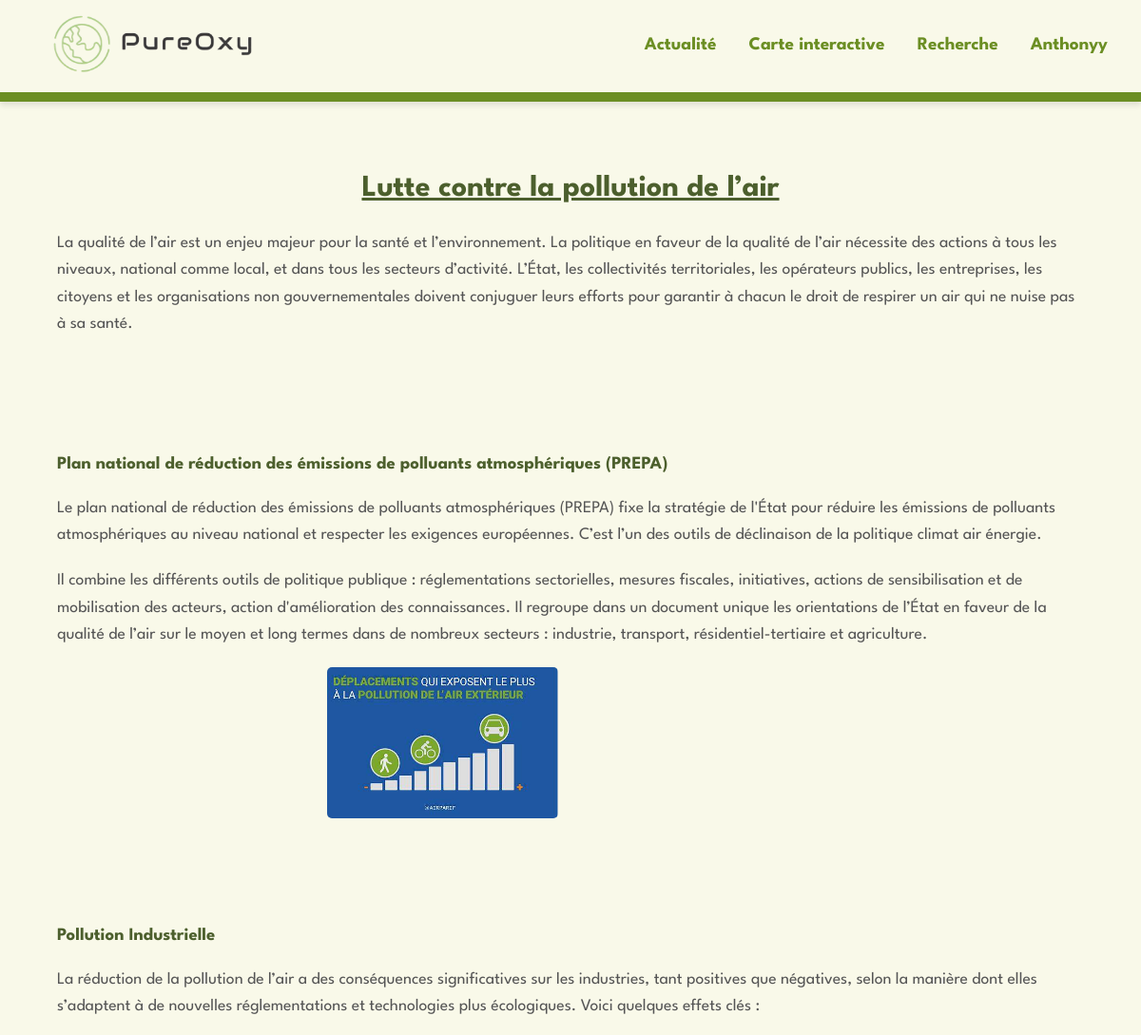
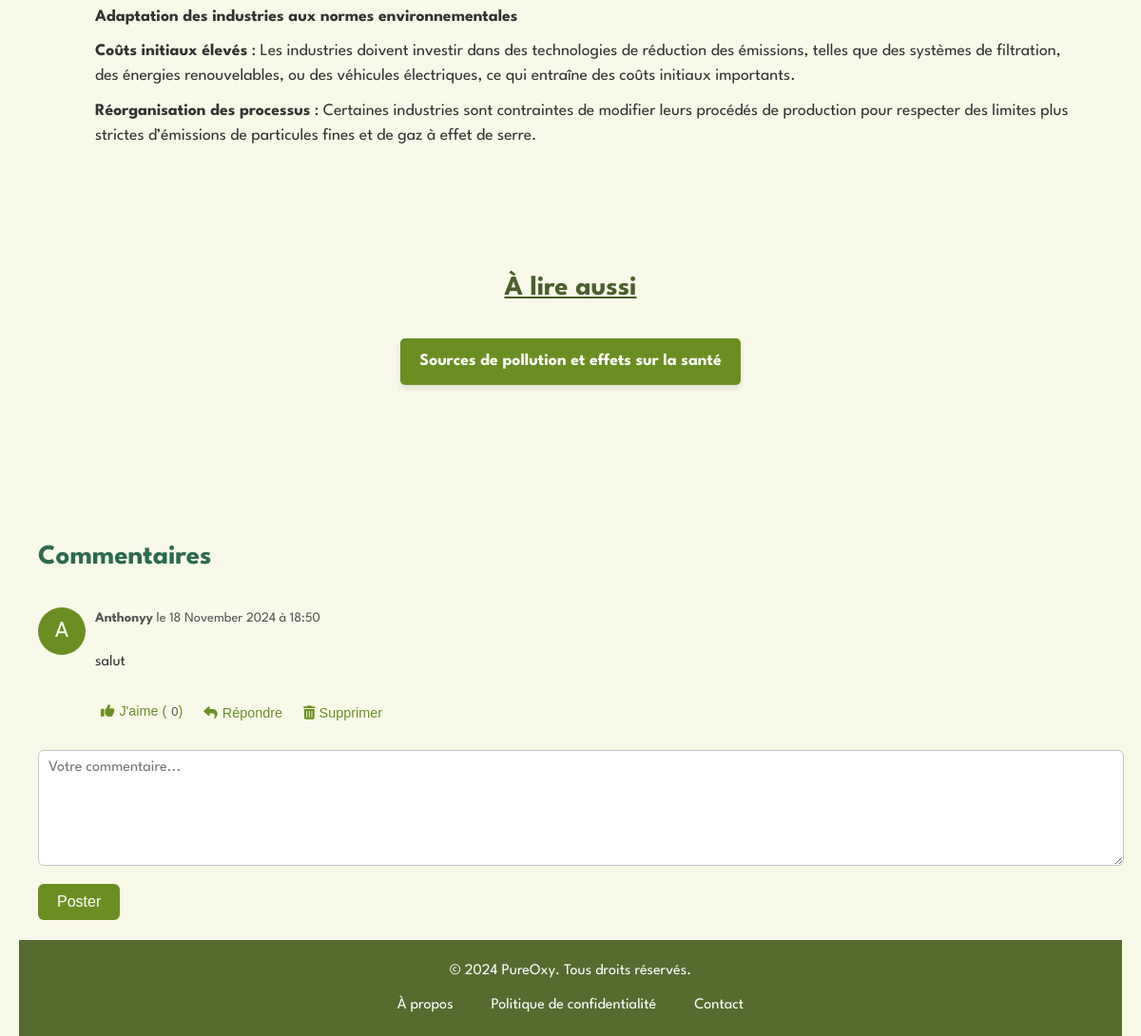
Page /fonctionnalites/lutte_pollution.php (signed in) on the committed database (2 pictures, top to bottom).
### tables this page shows
CREATE TABLE IF NOT EXISTS `commentaire` (
  `id` int NOT NULL AUTO_INCREMENT,
  `user_id` int NOT NULL,
  `page` varchar(255) NOT NULL,
  `parent_id` int DEFAULT NULL,
  `content` text NOT NULL,
  `likes` int DEFAULT '0',
  `created_at` datetime DEFAULT CURRENT_TIMESTAMP,
  PRIMARY KEY (`id`),
  KEY `user_id` (`user_id`),
  KEY `parent_id` (`parent_id`)
);

CREATE TABLE IF NOT EXISTS `users` (
  `id` int NOT NULL AUTO_INCREMENT,
  `username` varchar(50) NOT NULL,
  `password` varchar(255) NOT NULL,
  `created_at` timestamp NULL DEFAULT CURRENT_TIMESTAMP,
  `profile_picture` varchar(255) DEFAULT '../images/user.png',
  `email` varchar(255) NOT NULL,
  PRIMARY KEY (`id`),
  UNIQUE KEY `username` (`username`)
);

### fonctionnalites/commentaires.php (the view, shortened to what this page needs)
<?php
require '../bd/bd.php';
if (isset($_GET['ville'])) {
    $ville = $_GET['ville'];
    $page = 'details.php?ville=' . $ville;
} else {
    $page = basename($_SERVER['PHP_SELF']);
}
class Commentaire {
    public function __construct($data) {
        $this->id = $data['id'];
        $this->user_id = $data['user_id'];
        $this->username = $data['username'];
        $this->content = $data['content'];
        $this->likes = $data['likes'];
        $this->created_at = $data['created_at'];
    }
}
function getComments($parent_id = null, $page) {
    global $conn;
    $comments = [];
    $sql = "SELECT c.*, u.username
            FROM commentaire c
            INNER JOIN users u ON c.user_id = u.id
            WHERE c.page = ? AND ";
    if (is_null($parent_id)) {
        $sql .= "c.parent_id IS NULL ";
    } else {
        $sql .= "c.parent_id = ? ";
    }
    $sql .= "ORDER BY c.created_at ASC";
    $stmt = $conn->prepare($sql);
    if (is_null($parent_id)) {
        $stmt->bind_param("s", $page);
    } else {
        $stmt->bind_param("si", $page, $parent_id);
    }
    $stmt->execute();
    $result = $stmt->get_result();
    while ($row = $result->fetch_assoc()) {
        $comment = new Commentaire($row);
        $comment->replies = getComments($comment->id, $page);
        $comments[] = $comment;
    }
    return $comments;
}
function displayComments($comments) {
    global $csrf_token, $conn;
    foreach ($comments as $comment) {
        echo '<li id="comment-' . htmlspecialchars($comment->id, ENT_QUOTES, 'UTF-8') . '">';
        echo '<div class="comment-avatar">' . htmlspecialchars(substr($comment->username, 0, 1), ENT_QUOTES, 'UTF-8') . '</div>';
        echo '<div class="comment-content">';
        echo '<div class="comment-details">';
        $formatted_date = date('d F Y à H:i', strtotime($comment->created_at));
        echo '<strong>' . htmlspecialchars($comment->username, ENT_QUOTES, 'UTF-8') . '</strong> le ' . htmlspecialchars($formatted_date, ENT_QUOTES, 'UTF-8');
        echo '</div>';
        echo '<p>' . nl2br(htmlspecialchars($comment->content, ENT_QUOTES, 'UTF-8')) . '</p>';
        echo '<div class="comment-actions">';
        if (isset($_SESSION['user_id'])) {
            $stmt_like = $conn->prepare("SELECT * FROM likes WHERE user_id = ? AND comment_id = ?");
            $stmt_like->bind_param("ii", $_SESSION['user_id'], $comment->id);
            $stmt_like->execute();
            $result_like = $stmt_like->get_result();
            if ($result_like->num_rows == 0) {
                echo '<form method="post" class="like-form" data-comment-id="' . htmlspecialchars($comment->id, ENT_QUOTES, 'UTF-8') . '">';
                echo '<button type="submit"><i class="fas fa-thumbs-up"></i> J\'aime (<span class="like-count">' . htmlspecialchars($comment->likes, ENT_QUOTES, 'UTF-8') . '</span>)</button>';
                echo '</form>';
            }
            echo '<button class="reply-button" data-comment-id="' . htmlspecialchars($comment->id, ENT_QUOTES, 'UTF-8') . '"><i class="fas fa-reply"></i> Répondre</button>';
            if ($comment->user_id == $_SESSION['user_id']) {
                echo '<button class="delete-comment-button" data-comment-id="' . htmlspecialchars($comment->id, ENT_QUOTES, 'UTF-8') . '"><i class="fas fa-trash-alt"></i> Supprimer</button>';
            }
        } else {
            echo '<p><a href="../pages/compte.php">Connectez-vous</a> pour interagir.</p>';
        }
        echo '</div>';
        echo '</div>';
        echo '</li>';
    }
}
?>
<div class="comment-section">
    <h3>Commentaires</h3>
    <?php
    $comments = getComments(null, $page);
    if (!empty($comments)) {
        echo '<ul class="comments">';
        displayComments($comments);
        echo '</ul>';
    } else {
        echo '<p>Soyez le premier à commenter cette page !</p>';
    }
    if (isset($_SESSION['user_id'])) {
        echo '<form method="post" class="comment-form" id="comment-form">';
        echo '<textarea name="content" placeholder="Votre commentaire..." required></textarea>';
        echo '<button type="submit" name="add_comment">Poster</button>';
        echo '</form>';
    }
    ?>
</div>

### styles/base.css (style rules this page uses)
body { font-family: 'League Spartan', sans-serif; background-color: #f9f9e9; color: #7A8B6B; margin: 0; padding: 0; line-height: 1.6; font-size: 16px; }
html, body { height: 100%; margin: 0; }
ul, li { list-style: none; }

### styles/includes.css (style rules this page uses)
body, html { min-height: 100%; display: flex; flex-direction: column; }

### styles/commentaire.css (style rules this page uses)
.comment-section { font-family: "League Spartan", sans-serif; margin-top: 40px; padding: 20px; border-radius: 8px; }
.comment-section h3 { font-family: "League Spartan", sans-serif; font-size: 1.8em; margin-bottom: 20px; color: #2d6a4f; }
.comments, .replies { list-style: none; padding: 0; }
.comments li, .replies li { border-bottom: 1px solid #ccc; padding: 10px 0; position: relative; }
.comments li:last-child, .replies li:last-child { border-bottom: none; }
.comment-content { margin-left: 60px; border-radius: 2px; }
.comment-avatar { position: absolute; left: 0; top: 10px; width: 50px; height: 50px; border-radius: 25px; background-color: #6b8e23; text-align: center; line-height: 50px; color: #fff; font-size: 1.5em; }
.comment-details { margin-bottom: 5px; font-size: 0.9em; color: #555; }
.comment-form textarea { width: 100%; height: 100px; margin-bottom: 10px; border: 1px solid #c4c4c4; border-radius: 6px; padding: 10px; font-size: 1em; font-family: 'League Spartan', sans-serif; }
.like-count { margin-left: 5px; font-size: 0.9em; color: #555; }
.comment-content { display: flex; flex-direction: column; gap: 1px; }

### styles/boutons.css (style rules this page uses)
.comment-actions { margin-top: 10px; display: flex; align-items: center; gap: 10px; }
.comment-actions button { background: none; border: none; color: #6b8e23; cursor: pointer; font-size: 0.9em; }
.reply-button, .like-form button { display: inline-flex; align-items: center; }
.reply-button i, .like-form button i { margin-right: 5px; }
.comment-form button { background-color: #6b8e23; color: #fff; padding: 10px 20px; border: none; border-radius: 6px; cursor: pointer; font-size: 1em; }

### rows in the picture
commentaire: user.username "A", user.username "Anthonyy", created_at "18 November 2024 à 18:50", content "salut", likes "0"

### other values in the picture
$_SESSION['username'] "Anthonyy"
